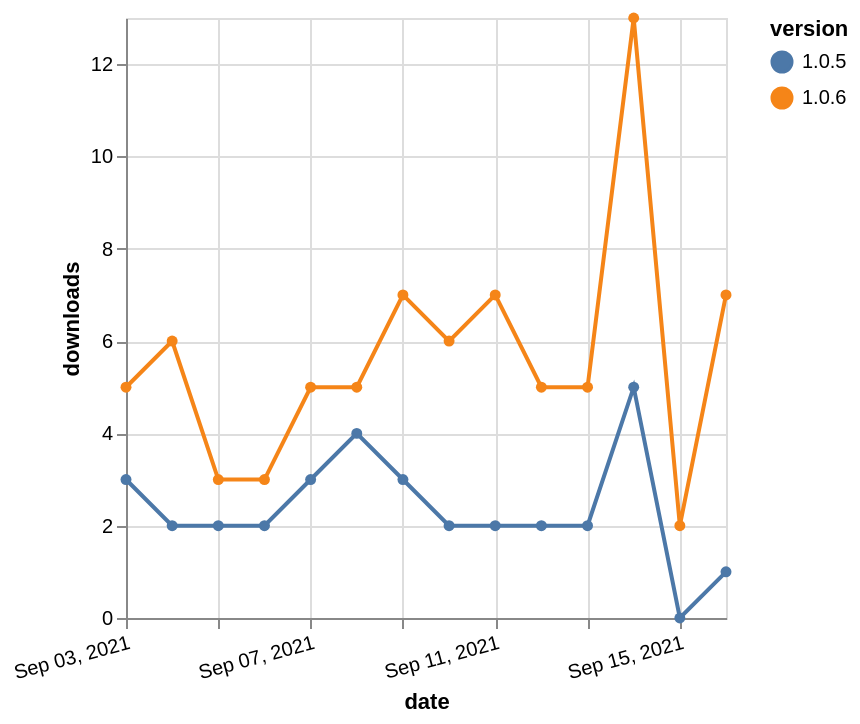

Vega-Lite specification stored for this chart:
### Vega-Lite specification from a JSON file in a GitHub repository (floating-point values rounded to 4 significant figures)
{"$schema": "https://vega.github.io/schema/vega-lite/v5.json", "description": "A simple bar chart with embedded data.", "data": {"values": [{"date": "2021-09-03", "total": 2546, "delta": 5, "version": "1.0.6"}, {"date": "2021-09-04", "total": 2552, "delta": 6, "version": "1.0.6"}, {"date": "2021-09-05", "total": 2555, "delta": 3, "version": "1.0.6"}, {"date": "2021-09-06", "total": 2558, "delta": 3, "version": "1.0.6"}, {"date": "2021-09-07", "total": 2563, "delta": 5, "version": "1.0.6"}, {"date": "2021-09-08", "total": 2568, "delta": 5, "version": "1.0.6"}, {"date": "2021-09-09", "total": 2575, "delta": 7, "version": "1.0.6"}, {"date": "2021-09-10", "total": 2581, "delta": 6, "version": "1.0.6"}, {"date": "2021-09-11", "total": 2588, "delta": 7, "version": "1.0.6"}, {"date": "2021-09-12", "total": 2593, "delta": 5, "version": "1.0.6"}, {"date": "2021-09-13", "total": 2598, "delta": 5, "version": "1.0.6"}, {"date": "2021-09-14", "total": 2611, "delta": 13, "version": "1.0.6"}, {"date": "2021-09-15", "total": 2613, "delta": 2, "version": "1.0.6"}, {"date": "2021-09-16", "total": 2620, "delta": 7, "version": "1.0.6"}, {"date": "2021-09-03", "total": 4049, "delta": 3, "version": "1.0.5"}, {"date": "2021-09-04", "total": 4051, "delta": 2, "version": "1.0.5"}, {"date": "2021-09-05", "total": 4053, "delta": 2, "version": "1.0.5"}, {"date": "2021-09-06", "total": 4055, "delta": 2, "version": "1.0.5"}, {"date": "2021-09-07", "total": 4058, "delta": 3, "version": "1.0.5"}, {"date": "2021-09-08", "total": 4062, "delta": 4, "version": "1.0.5"}, {"date": "2021-09-09", "total": 4065, "delta": 3, "version": "1.0.5"}, {"date": "2021-09-10", "total": 4067, "delta": 2, "version": "1.0.5"}, {"date": "2021-09-11", "total": 4069, "delta": 2, "version": "1.0.5"}, {"date": "2021-09-12", "total": 4071, "delta": 2, "version": "1.0.5"}, {"date": "2021-09-13", "total": 4073, "delta": 2, "version": "1.0.5"}, {"date": "2021-09-14", "total": 4078, "delta": 5, "version": "1.0.5"}, {"date": "2021-09-15", "total": 4078, "delta": 0, "version": "1.0.5"}, {"date": "2021-09-16", "total": 4079, "delta": 1, "version": "1.0.5"}]}, "width": "container", "mark": {"type": "line", "point": {"filled": true}}, "encoding": {"x": {"field": "date", "type": "temporal", "timeUnit": "yearmonthdate", "title": "date", "axis": {"labelAngle": -15}}, "y": {"field": "delta", "type": "quantitative", "title": "downloads"}, "color": {"field": "version", "type": "nominal"}, "tooltip": {"field": "delta"}}}
